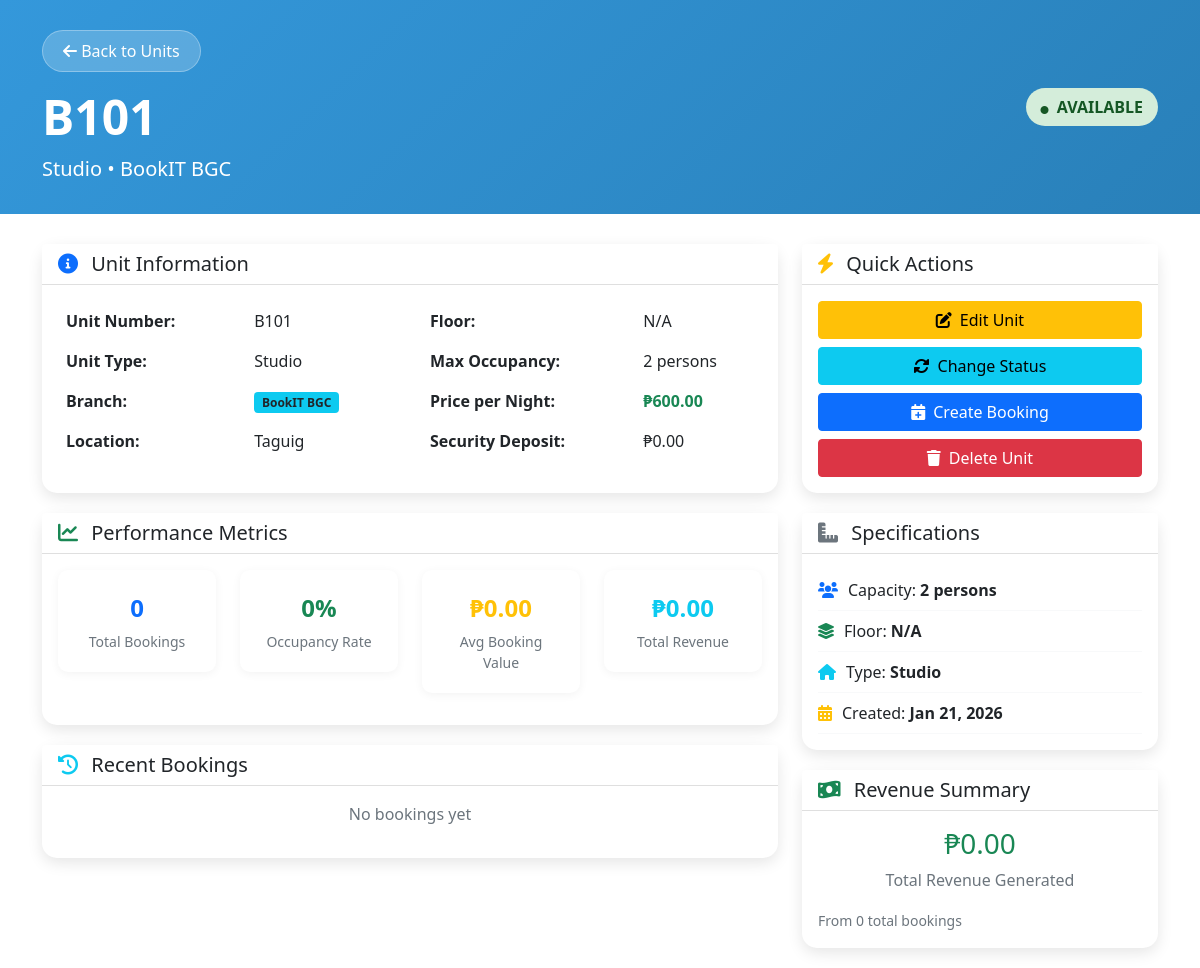
Page /modules/view_unit.php?id=2 (signed in) on the earlier database version.
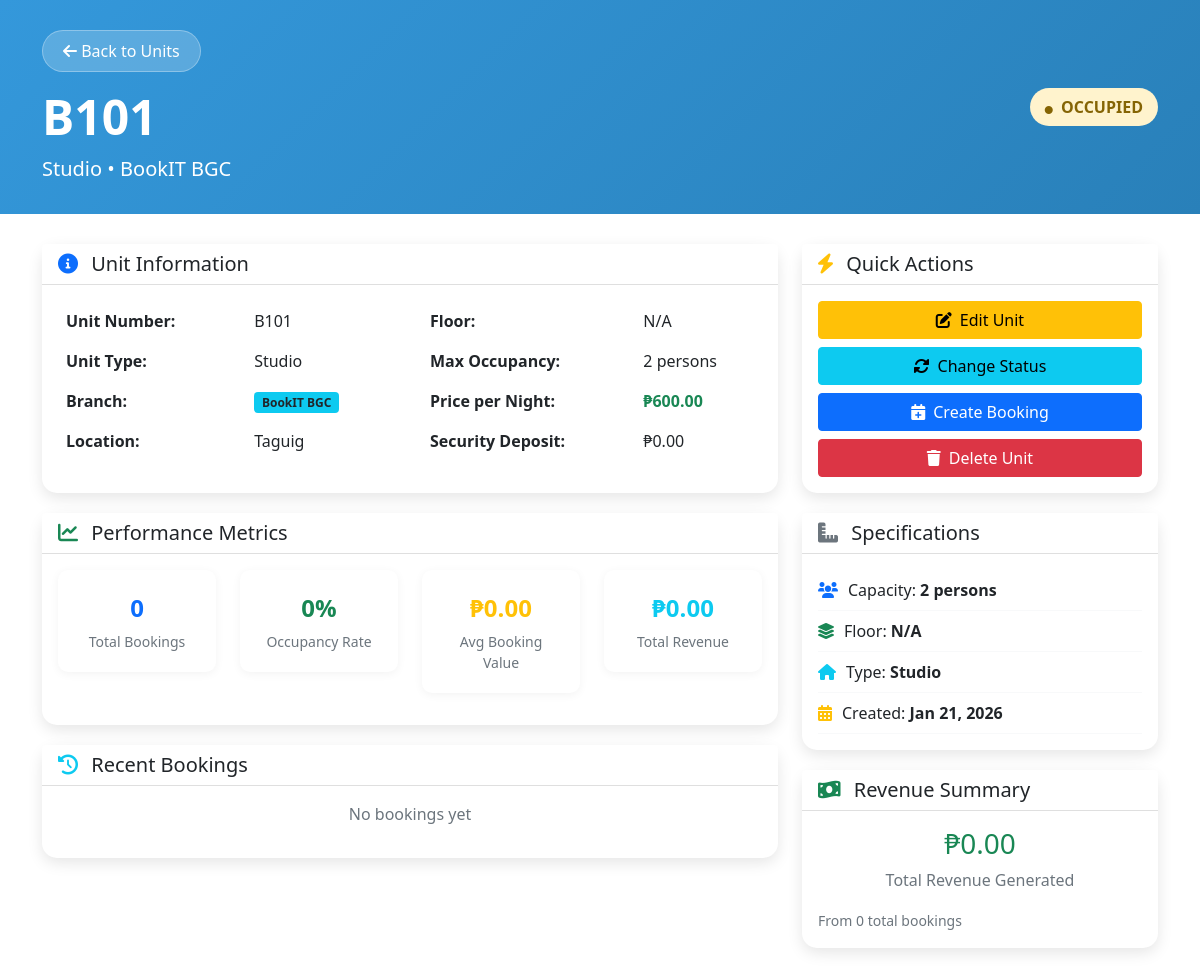
Same page on the later database version.
### config/db.php (called while the page is built, shortened)
<?php
$conn = new mysqli(DB_HOST, DB_USER, DB_PASS, DB_NAME);
if (!function_exists('get_single_result')) {
    function get_single_result($sql, $params = []) {
        global $conn;
        $stmt = $conn->prepare($sql);
        if (!empty($params)) {
            $types = '';
            $bind_params = [];
            foreach ($params as $param) {
                if ($param === null) {
                    $types .= 's';
                    $bind_params[] = null;
                } elseif (is_int($param)) {
                    $types .= 'i';
                    $bind_params[] = $param;
                } elseif (is_float($param)) {
                    $types .= 'd';
                    $bind_params[] = $param;
                } else {
                    $types .= 's';
                    $bind_params[] = (string)$param;
                }
            }
            $bind_refs = [$types];
            foreach ($bind_params as $key => $val) {
                $bind_refs[$key + 1] = &$bind_params[$key];
            }
            if (!call_user_func_array([$stmt, 'bind_param'], $bind_refs)) {
                error_log("Bind param failed: " . $stmt->error);
                $stmt->close();
                return false;
            }
        }
        if (!$stmt->execute()) {
            error_log("Execute failed: " . $stmt->error);
            $stmt->close();
            return false;
        }
        $result = $stmt->get_result();
        $row = null;
        if ($result && $result->num_rows > 0) {
            $row = $result->fetch_assoc();
        }
        return $row;
    }
}
?>

### modules/view_unit.php (the view, shortened to what the changed rows need)
<?php
include_once '../../config/db.php';
$unit_id = isset($_GET['id']) ? (int)$_GET['id'] : 0;
$unit = get_single_result("
    SELECT u.*, b.branch_name, b.city as location
    FROM units u
    LEFT JOIN branches b ON u.branch_id = b.branch_id
    WHERE u.unit_id = ?
", [$unit_id]);
?>
<!DOCTYPE html>
<html lang="en">
<head>
    <link href="https://cdn.jsdelivr.net/npm/bootstrap@5.1.3/dist/css/bootstrap.min.css" rel="stylesheet">
    <link href="https://cdnjs.cloudflare.com/ajax/libs/font-awesome/6.0.0/css/all.min.css" rel="stylesheet">
</head>
<body>
    <div class="unit-header">
        <div class="container">
            <div class="row align-items-center">
                <div class="col-md-8">
                    <h1 class="display-5 fw-bold"><?= htmlspecialchars($unit['unit_number']) ?></h1>
                </div>
                <div class="col-md-4 text-end">
                    <span class="badge-status status-<?= $unit['is_available'] ? 'available' : 'occupied' ?>">
                        <i class="fas fa-circle me-1" style="font-size: 8px;"></i>
                        <?= $unit['is_available'] ? 'AVAILABLE' : 'OCCUPIED' ?>
                    </span>
                </div>
            </div>
        </div>
    </div>
</body>
</html>

Differences in the rows shown:
changed units "Studio": is_available 1 → 0 (drawn)
Other differences:
text no longer shown: "AVAILABLE"
text now shown: "OCCUPIED"
